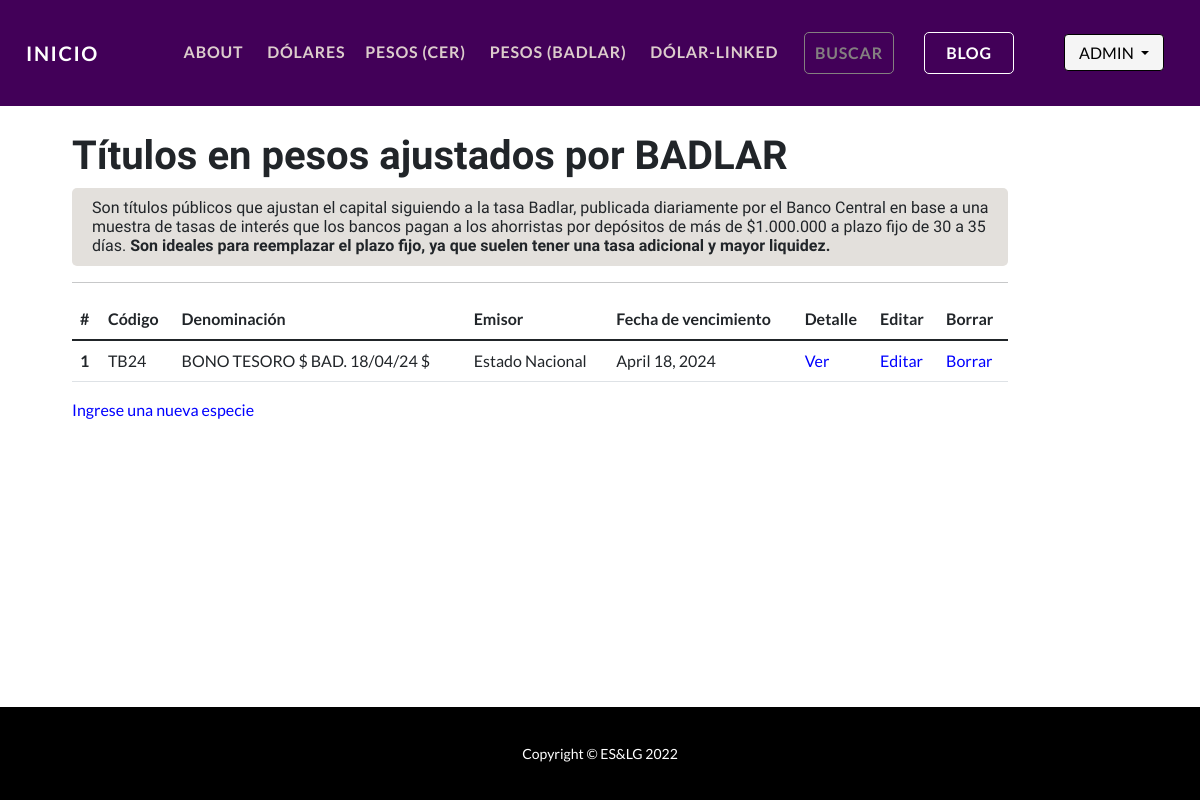
Page /AppBonos/pesosbd/ (signed in) on the committed database.
### AppBonos/models.py (models this page shows, shortened)
class Pesobd(models.Model):
    codigo = models.CharField(max_length=30)
    denominacion = models.CharField(max_length=100)
    emisor = models.CharField(max_length=30)
    fecha_emision = models.DateField(null=True)
    fecha_vencimiento = models.DateField(null=True)
    amortizacion = models.CharField(max_length=500)
    interes = models.CharField(max_length=500)
    ley = models.CharField(max_length=30)

### AppBonos/views.py (the view)
# urls.py: path("pesosbd/", pesosbd, name="pesosbd"),
@ login_required
def pesosbd(request):
    pesosbd=Pesobd.objects.all()
    contexto={"pesosbd_encontrados": pesosbd}
    return render(request, "AppBonos/pesosbd.html", context=contexto)

### AppBonos/templates/AppBonos/pesosbd.html
{% extends "AppBonos/base.html" %}
{% load static %}
{% block contenido %}
<header class="masthead-dolar">
    <div class="container" style="margin:11% 0 5% 5%; width: 80%;">
        <h2 style="font-weight: bold; font-size: 40px;">Títulos en pesos ajustados por BADLAR</h2>
        <div style="background-color:rgb(227, 224, 220); border-radius: 5px; padding: 10px; text-align:start;">
            <h3 style="font-weight: normal; font-size: 16px; padding-left: 10px; margin-bottom: 0;">Son títulos públicos
                que ajustan el capital siguiendo a la tasa Badlar, publicada diariamente por el Banco Central en base
                a una muestra de tasas de interés que los bancos pagan a los ahorristas por depósitos de más de
                $1.000.000 a plazo fijo de 30 a 35 días.<strong> Son ideales para reemplazar el plazo fijo, ya que suelen
                    tener una tasa adicional y mayor liquidez.</strong></h3>
        </div>
        <hr>
        {% if pesosbd_encontrados %}
        <table class="table table-hover">
            <thead>
                <tr>
                    <th scope="col">#</th>
                    <th scope="col">Código</th>
                    <th scope="col">Denominación</th>
                    <th scope="col">Emisor</th>
                    <th scope="col">Fecha de vencimiento</th>
                    <th scope="col">Detalle</th>
                    <th scope="col">Editar</th>
                    <th scope="col">Borrar</th>
                </tr>
            </thead>
            <tbody>
                {% for pesosbd in pesosbd_encontrados %}
                <tr>
                    <th scope="row">{{forloop.counter}}</th>
                    <td>{{pesosbd.codigo}}</td>
                    <td>{{pesosbd.denominacion}}</td>
                    <td>{{pesosbd.emisor}}</td>
                    <td>{{pesosbd.fecha_vencimiento}}</td>
                    <td> <a href="{% url 'PesobdDetail' pesosbd.id %}" style="text-decoration: none; color:blue">Ver</a>
                    </td>
                    <td> <a href="{% url 'PesobdUpdate' pesosbd.id %}"
                            style="text-decoration: none; color:blue">Editar</a> </td>
                    <td> <a href="{% url 'PesobdDelete' pesosbd.id %}"
                            style="text-decoration: none; color:blue">Borrar</a> </td>
                </tr>
                {% endfor %}
            </tbody>
        </table>
        {% else %}
        <p>No se encontraron especies cargadas en la base de datos.</p>
        {% endif %}
        <p><a href="{% url 'form_pesosbd' %}" style="text-decoration: none; color:blue"> Ingrese una nueva especie</a>
        </p>
    </div>
</header>
{% endblock %}

### AppBonos/templates/AppBonos/base.html (shortened to what this page needs)
<!DOCTYPE html>
<html lang="en">
<head>
    {% load static %}
    <link href="{% static 'AppBonos/css/styles.css' %}" rel="stylesheet" />
</head>
<body id="page-top">
    <nav class="navbar navbar-expand-lg navbar-dark navbar-custom fixed-top">
        <div class="container px-5">
            <a class="navbar-brand" href="{% url 'inicio' %}" style="margin-left: -20px;">Inicio</a>
            <div class="collapse navbar-collapse" id="navbarResponsive">
                <ul class="navbar-nav ms-auto">
                    <li class="nav-item"><a class="nav-link" href="{% url 'about' %}"
                            style="color: rgb(220, 204, 204);">About&nbsp&nbsp</a></li>
                    {% if user.is_authenticated %}
                    <li class="nav-item"><a class="nav-link" href="{% url 'dolares' %}"
                            style="color: rgb(220, 204, 204)">Dólares&nbsp</a></li>
                    <li class="nav-item"><a class="nav-link" href="{% url 'pesos' %}"
                            style="color: rgb(220, 204, 204)">Pesos (CER)&nbsp&nbsp</a></li>
                    <li class="nav-item"><a class="nav-link" href="{% url 'pesosbd' %}"
                            style="color: rgb(220, 204, 204)">Pesos (BADLAR)&nbsp&nbsp</a></li>
                    <li class="nav-item"><a class="nav-link" href="{% url 'pesosdl' %}"
                            style="color: rgb(220, 204, 204)">Dólar-Linked&nbsp&nbsp</a></li>
                    <li class="nav-item" style="margin-right: 10px; margin-left: 10px;"><a class="nav-link"
                            href="{% url 'busqueda' %}"
                            style="width: 90px; text-align: center; color: rgb(132, 128, 128); border-style:solid; border-radius: 5px; border-width: 1.5px;">Buscar</a>
                    </li>
                    <li class="nav-item" style="margin-right: 30px; margin-left: 20px;"><a class="nav-link"
                            href="{% url 'blog' %}"
                            style="width: 90px; text-align: center; color: white; background-color: none; border-color: white;border-style:solid; border-radius: 5px; border-width: 1.5px;">Blog</a>
                    </li>
                    <li class="nav-item log1"><a><img class="rounded-circle" src='{{ user.avatar.imagen.url }}'
                                style="max-width: 2em; max-height: 2.5em; margin-right: 10px; margin-top:2px;"></img></a>
                    </li>
                    <li class="nav-item log2">
                        <div class="dropdown" style="width: 100px;">
                            <button class="btn-login btn-primary dropdown-toggle"
                                style="width: 100px; height: 37px; margin-left: 10px; margin-top: -1px;" type="button"
                                data-toggle="dropdown">{{user.username.upper}}
                                </button>
                        </div>
                    </li>
                    {% else %}
                    <li class="nav-item"><a class="nav-link" href="{% url 'login' %}">&nbsp&nbspLog In</a>
                    </li>
                    <li class="nav-item"><a class="nav-link" style="margin-right: 0;"
                            href="{% url 'registro' %}">│&nbsp&nbsp&nbsp&nbsp Sign
                            Up</a></li>
                    {% endif %}
                </ul>
            </div>
        </div>
    </nav>
    {% block contenido %}{% endblock %}
    <footer class="bg-black">
        <div class="container px-5">
            <p class="m-0 text-center text-white small">Copyright &copy; ES&LG 2022</p>
        </div>
    </footer>
</body>
</html>

### rows in the picture
Pesobd: codigo "TB24", denominacion "BONO TESORO $ BAD. 18/04/24 $", emisor "Estado Nacional", fecha_vencimiento "April 18, 2024"

### other values in the picture
{{ user.username.upper }} "ADMIN"
